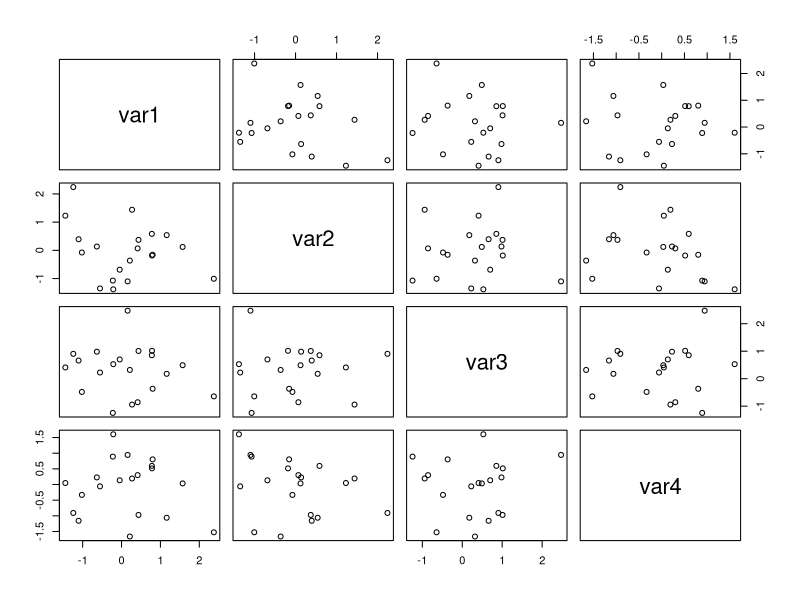

This chart was generated by the following R code: (Note: this script raises an error after producing the figure.)
x <- matrix(c(4,7,3,8,9,2),nrow = 2)
x
x[2,2]
x[,2]

number_1 <- rnorm(80,mean=0,sd=1)
number_1

mat_1 <- matrix(number_1,nrow = 20,ncol = 4)
mat_1

df_1 <- data.frame(mat_1)
df_1

names(df_1) <- c("var1","var2","var3","var4")

head(df_1)
plot(df_1)

x <- seq(1,100,by=2.5)
x
x[5]
x[4:10]
l <- length(x)
x[l]
x[length(x)-1]

x[-2]

idx <- c(1,4,6)
x[idx]
x[-idx]
x>20

(x<=10) | (x>30)

x[x<10|x>30]

x2 <- numeric(length(x))
x2
x2[x<=30] <- 1
x2
x2[(x>30)&(x<70)] <- 2
x2[x>70] <- 3
x2

#alternative
library(car)
x2 <- recode(x,"0:30=1; 30:70=2; else=3")
x2

summary(x)
sum(x)
consum(x)
rec(x)
sort(x,decreasing = T)
sample(x,10)

#data frame
test <- dara.frame(A0c(1,2,3),B=c("plot1","plot2","plot3"))
test
test[,1]
test[,"A"]
test$A

#Testcomment

df <- data.frame(plot="location_name_1",measure1=runif(100)*1000,measure2=round(runif(100)*100),
                 value=rnorm(100,2,1),ID=rep(LETTERS,100))

head(df)

df_2 <- data.frame(plot="location_name_2",measure1=runif(50)*1000,measure2=round(runif(50)*10),
                 value=rnorm(50),ID=rep(LETTERS,50))
df <- rbind(df,df_2)

summary(df)
str(df)
head(df)
mode(df)

df[,c("plot","measure1")]




